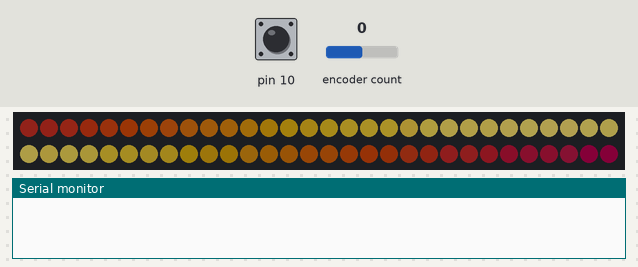
Bench run of a sketch on a simulated Arduino Uno, built with avr-gcc and run on an emulated ATmega328P. On the bench: 60 RGB LEDs in strip order, left to right, continuing on the next row, the last lines printed to the serial monitor. The test bench sets the inputs (shaded band); at power-on: encoder count 0, pin 10 HIGH. Dim RGB values are drawn brighter than linear.

Above: at 5.6 s.
5.7 s: encoder count set to 1
8.7 s: pin 10 pulled LOW for 0.15 s
At 9.9 s:
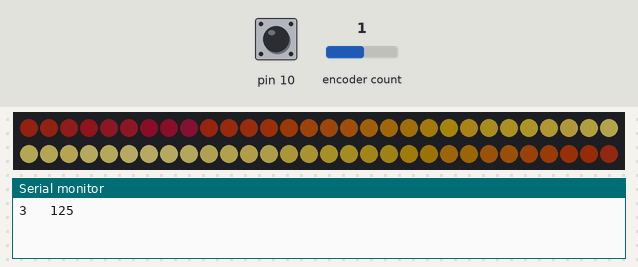
10.3 s: encoder count set to 2
At 11.8 s:
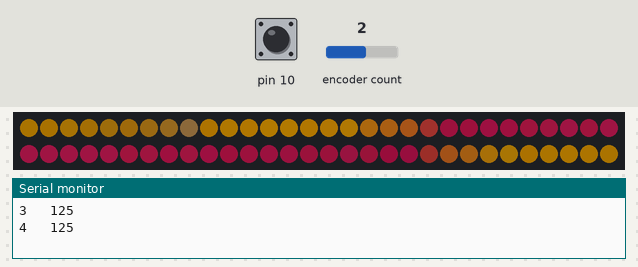
13.3 s: encoder count set to 3
At 14.5 s:
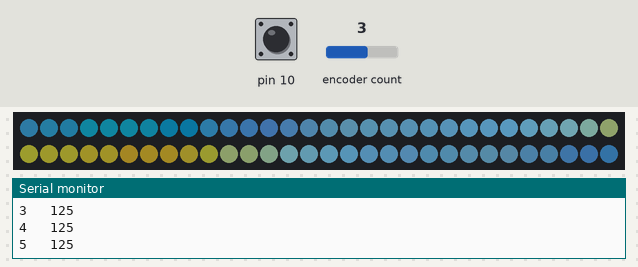
15.5 s: pin 10 pulled LOW for 1 s
At 23.8 s:
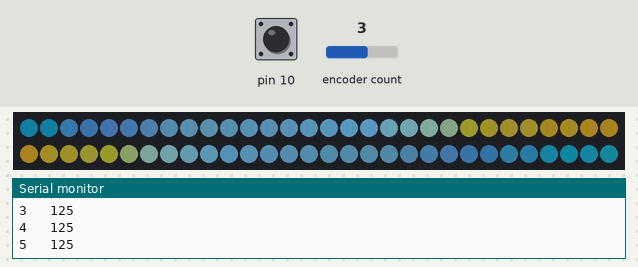
Timing chart, 0 to 25.3 s (numbered marks = the images above; inputs shaded):
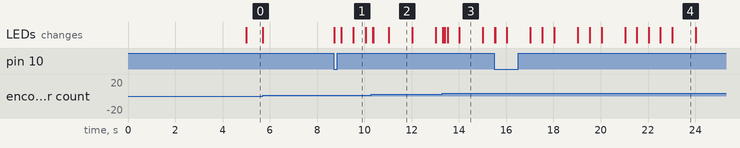

The sketch:

LedLampController.ino
```cpp
// SimpleRotary - Version: Latest
#include <SimpleRotary.h>

// Pin A, Pin B, Button Pin
SimpleRotary rotary(0,1,10);

// FastLED - Version: Latest
#include <FastLED.h>


#define NUM_LEDS 60
CRGB leds[NUM_LEDS];
#define PIN1 11

float t;
uint16_t it;
// how fast to run
float lspeed =1.0;

/* power up values */
int palette = 3 ;
int intensity = 120;
int bscale = 6;
int scale = 5;

int paletteChangeTimer;
#define PALETTE_CHANGE_TIME 10

#define NUM_PALETTES 6

// Gradient palette "serendil_gp", originally from
// http://soliton.vm.bytemark.co.uk/pub/cpt-city/rc/tn/serendil.png.index.html
// converted for FastLED with gammas (2.6, 2.2, 2.5)
// Size: 24 bytes of program space.

DEFINE_GRADIENT_PALETTE( serendil_gp ) {
    0,   0, 55,  0,
  117,  61, 81,  9,
  137, 132, 86, 10,
  191, 215,221, 42,
  211, 237,112,184,
  255, 192, 19, 19};


// Gradient palette "yule_ribbons_gp", originally from
// http://soliton.vm.bytemark.co.uk/pub/cpt-city/pj/3/tn/yule-ribbons.png.index.html
// converted for FastLED with gammas (2.6, 2.2, 2.5)
// Size: 84 bytes of program space.

DEFINE_GRADIENT_PALETTE( yule_ribbons_gp ) {
    0, 255,255,255,
   12, 217,  3,  3,
   20, 217,  3,  3,
   30, 255,255,255,
   48, 255,255,255,
   63,   7,101, 15,
   73,   7,101, 15,
   89, 255,255,255,
  101, 255,255,255,
  114, 217,  3,  3,
  122, 217,  3,  3,
  135, 255,255,255,
  145, 255,255,255,
  160,   7,101, 15,
  168,   7,101, 15,
  183, 255,255,255,
  196, 255,255,255,
  214, 217,  3,  3,
  219, 217,  3,  3,
  237, 255,255,255,
  255, 255,255,255};


// Gradient palette "dragon_foot_gp", originally from
// http://soliton.vm.bytemark.co.uk/pub/cpt-city/neota/othr/tn/dragon-foot.png.index.html
// converted for FastLED with gammas (2.6, 2.2, 2.5)
// Size: 92 bytes of program space.

DEFINE_GRADIENT_PALETTE( dragon_foot_gp ) {
    0,   0,  0,  0,
   36,   1,  4,  2,
   73,   1, 22, 13,
   84,   4, 28, 15,
   94,   8, 34, 19,
  106,  10, 45, 23,
  117,  12, 57, 28,
  124,  16, 65, 31,
  132,  21, 72, 35,
  146,  32, 88, 43,
  161,  46,107, 52,
  166,  56,112, 59,
  171,  67,117, 65,
  180,  75,135, 65,
  190,  84,152, 66,
  197,  94,166, 66,
  204, 104,180, 65,
  214, 126,195, 78,
  224, 153,213, 91,
  235, 188,229,117,
  246, 227,248,145,
  250, 242,250,197,
  255, 255,255,255};


// Gradient palette "rainbow_sunset_gp", originally from
// http://soliton.vm.bytemark.co.uk/pub/cpt-city/neota/othr/tn/rainbow-sunset.png.index.html
// converted for FastLED with gammas (2.6, 2.2, 2.5)
// Size: 68 bytes of program space.

DEFINE_GRADIENT_PALETTE( rainbow_sunset_gp ) {
    0,   0,  0,  0,
   16,   1,  1,  1,
   32,   1,  1,  1,
   48,   1,  1,  8,
   65,   1,  1, 21,
   81,   4,  3, 12,
   97,  13,  6,  6,
  114,  26,  5, 16,
  130,  44,  4, 32,
  143,  67, 15, 19,
  156,  97, 33,  9,
  169, 103, 56, 10,
  182, 110, 86, 10,
  201, 140,121, 37,
  220, 175,161, 88,
  237, 213,205,158,
  255, 255,255,255};


// Gradient palette "carousel_gp", originally from
// http://soliton.vm.bytemark.co.uk/pub/cpt-city/rc/tn/carousel.png.index.html
// converted for FastLED with gammas (2.6, 2.2, 2.5)
// Size: 28 bytes of program space.

DEFINE_GRADIENT_PALETTE( carousel_gp ) {
    0,   2,  6, 37,
  101,   2,  6, 37,
  122, 177,121,  9,
  127, 217,149,  2,
  132, 177,121,  9,
  153,  84, 13, 36,
  255,  84, 13, 36};


// Gradient palette "Caribbean_gp", originally from
// http://soliton.vm.bytemark.co.uk/pub/cpt-city/vh/tn/Caribbean.png.index.html
// converted for FastLED with gammas (2.6, 2.2, 2.5)
// Size: 144 bytes of program space.

DEFINE_GRADIENT_PALETTE( Caribbean_gp ) {
    0,   0,  0, 43,
   24,   0,  5, 85,
   36,   0, 10,106,
   48,   1, 22,130,
   60,   1, 32,147,
   72,   1, 57,138,
   84,   1, 79,138,
   97,   1, 91,147,
  109,   3,104,156,
  121,  12,104,166,
  133,  17,118,176,
  133,  17,118,138,
  145,  35,118,176,
  157,  64,118,176,
  170,  82,133,156,
  182,  88,149,186,
  194,  95,175,207,
  206, 110,184,230,
  213, 173,203,242,
  218, 206,213,242,
  218,  33, 53, 14,
  219,  44, 62, 14,
  219,  46, 62, 14,
  221,  58, 68, 18,
  223,  75, 73, 24,
  225,  95, 79, 27,
  228, 110, 91, 27,
  230, 126, 97, 31,
  233, 144,111, 27,
  235, 163,118, 27,
  237, 184,125, 26,
  237, 184,125, 27,
  240, 206,141, 25,
  242, 229,149, 25,
  245, 242,166, 24,
  255, 242,223,197};


CRGBPalette16 currentPalette(rainbow_sunset_gp);
CRGBPalette16 targetPalette(rainbow_sunset_gp);

void onPaletteChange() {
  switch (palette) {
      case 0:
        targetPalette = serendil_gp;
        break;
      case 1:
        targetPalette = yule_ribbons_gp;
        break;
      case 2:
        targetPalette = dragon_foot_gp;
        break;
      case 3:
        targetPalette = rainbow_sunset_gp;
        break;
      case 4:
        targetPalette = carousel_gp;
        break;
      case 5:
        targetPalette = Caribbean_gp;
        break;

      default:
        targetPalette = rainbow_sunset_gp;
    }
  // Do something
}


void setup() {
  // Initialize serial and wait for port to open:
  Serial.begin(9600);

  FastLED.addLeds<WS2811, PIN1, GRB>(leds, NUM_LEDS).setCorrection( TypicalLEDStrip );
  FastLED.setBrightness(intensity);
  FastLED.setDither(0);
  onPaletteChange();
}


void doLeds() {

  for (int i = 0; i < NUM_LEDS; i++) {
    uint8_t brightness = inoise8(i * bscale, it);
    uint8_t index = inoise8(i * scale, it);

    // scale pallet to full 0-255 range since inoise8 returns roughly 16-238.
    index = qsub8(index,16);
    index = qadd8(index,scale8(index,39));

    // shift leds when changing palette
    leds[(i + paletteChangeTimer) % NUM_LEDS] = ColorFromPalette(currentPalette, index, brightness);
  }
  FastLED.show();
}

void loop() {

    // handle pallet switching
  nblendPaletteTowardPalette( currentPalette, targetPalette, 48 );

  // time axis for 2d noise plot
  t =   (float) millis() * lspeed / 1000.0;
  it = (uint16_t) round(t);

  // display pallet as simplex noise :)
  EVERY_N_SECONDS(5) {
    doLeds();
  }

  // fast pallet display when changing
  EVERY_N_MILLISECONDS(30) {
    if(paletteChangeTimer) doLeds();
  }

 // decrement pallet change timer
  EVERY_N_SECONDS(1) {
    if(paletteChangeTimer>0) paletteChangeTimer --;
  }


  // toggle adjusting pallet or intensity
  if( rotary.push())
    paletteChangeTimer = PALETTE_CHANGE_TIME;

  // user interface code
  int r = rotary.rotate();

  // cw
  if (r == 1)
    if(paletteChangeTimer) {
      palette++;
      paletteChangeTimer = PALETTE_CHANGE_TIME;
    } else {
      intensity+=5;
    }


  // ccw
  if (r == 2)
    if(paletteChangeTimer) {
      palette--;
      paletteChangeTimer = PALETTE_CHANGE_TIME;
    } else {
      intensity-=5;
    }

  if( r ) {
      if(palette > NUM_PALETTES-1) palette = NUM_PALETTES-1;
      if(palette < 0) palette = 0;
      if(intensity > 255) intensity = 255;
      if(intensity <0) intensity = 0;
      FastLED.setBrightness(intensity);
      onPaletteChange();
      doLeds();
      Serial.print(palette);
      Serial.print(" \t");
      Serial.print(intensity);
      Serial.println();
  }
}
```

Measured:
- after the input at 8.7 s, the LEDs: first change at once (image 1 shows a later state)
- after the input at 10.3 s, the LEDs: first change after 0.05 s (image 2 shows a later state)
- after the input at 13.3 s, the LEDs: first change at once (image 3 shows a later state)
